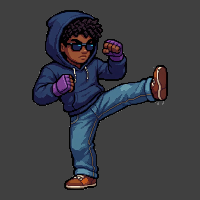

Source code (Python):
"""Composite high-kick-r on dark gray 200x200; report trapped white pixels."""
import os
import sys

from PIL import Image

ROOT = r"C:\Users\franc\Desktop\DOSWAPZ-v2"
POSE = os.path.join(
    ROOT, "assets", "images", "kol-fighter", "characters", "ansem", "poses", "high-kick-r.png"
)
OUT = os.path.join(ROOT, "dev", "build", "ansem_hole_check.png")
BG = (64, 64, 64, 255)


def is_near_white(r, g, b, a=255):
    if a < 128:
        return False
    spread = max(r, g, b) - min(r, g, b)
    avg = (r + g + b) / 3
    return spread < 35 and avg >= 215


def count_trapped_white(rgba):
    px = rgba.load()
    w, h = rgba.size
    trapped = 0
    samples = []
    for y in range(1, h - 1):
        for x in range(1, w - 1):
            r, g, b, a = px[x, y]
            if not is_near_white(r, g, b, a):
                continue
            opaque_neighbors = 0
            for dx, dy in ((-1, 0), (1, 0), (0, -1), (0, 1)):
                nr, ng, nb, na = px[x + dx, y + dy]
                if na >= 128 and not is_near_white(nr, ng, nb, na):
                    opaque_neighbors += 1
            if opaque_neighbors >= 2:
                trapped += 1
                if len(samples) < 8:
                    samples.append((x, y, r, g, b))
    return trapped, samples


def main():
    if not os.path.isfile(POSE):
        print(f"MISSING pose: {POSE}")
        sys.exit(1)

    pose = Image.open(POSE).convert("RGBA")
    canvas = Image.new("RGBA", (200, 200), BG)
    pw, ph = pose.size
    scale = min(180 / pw, 180 / ph, 1.0)
    nw, nh = max(1, int(pw * scale)), max(1, int(ph * scale))
    if (nw, nh) != (pw, ph):
        pose = pose.resize((nw, nh), Image.Resampling.NEAREST)
    ox = (200 - nw) // 2
    oy = (200 - nh) // 2
    canvas.paste(pose, (ox, oy), pose)
    canvas.save(OUT, "PNG")

    trapped, samples = count_trapped_white(pose)
    print(f"Saved {OUT}")
    print(f"Pose size: {nw}x{nh}")
    print(f"Trapped near-white pixels (between limbs): {trapped}")
    if samples:
        print("Sample coords (pose space):", samples)
    if trapped == 0:
        print("VERDICT: No white holes detected between limbs.")
    elif trapped < 20:
        print("VERDICT: Minor white specks remain between limbs.")
    else:
        print("VERDICT: White pixels still visible between limbs.")


if __name__ == "__main__":
    main()
